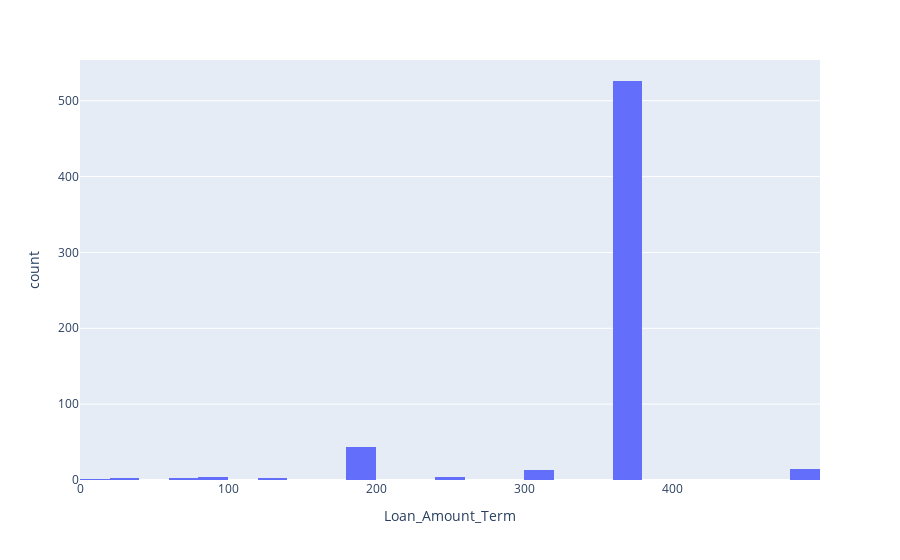

This figure's notebook cell:
### Code cell
#histogram for loan amount term
fig = px.histogram(data, x="Loan_Amount_Term", 
                   )
fig.show()

### Figure 1 — Plotly figure (JSON) as saved in the notebook; plotly's stock layout.template omitted (floating-point values rounded to 4 significant figures; data arrays with more than 128 entries replaced by an {"elided": "..."} marker saying what was removed)
{"data": [{"alignmentgroup": "True", "bingroup": "x", "hovertemplate": "Loan_Amount_Term=%{x}<br>count=%{y}<extra></extra>", "legendgroup": "", "marker": {"color": "#636efa", "pattern": {"shape": ""}}, "name": "", "offsetgroup": "", "orientation": "v", "showlegend": false, "type": "histogram", "x": {"elided": "614 int values"}, "xaxis": "x", "yaxis": "y"}], "layout": {"autosize": true, "barmode": "relative", "legend": {"tracegroupgap": 0}, "margin": {"t": 60}, "xaxis": {"anchor": "y", "autorange": true, "domain": [0, 1], "range": [-0.5, 499.5], "title": {"text": "Loan_Amount_Term"}, "type": "linear"}, "yaxis": {"anchor": "x", "autorange": true, "domain": [0, 1], "range": [0, 553.7], "title": {"text": "count"}}}}
